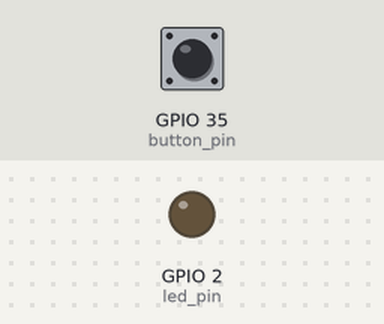
Bench run of a sketch on a simulated ESP32. Parts: output pins drawn as LEDs (lit = HIGH). The test bench sets the inputs (shaded band); at power-on: GPIO 35 (button_pin) LOW. What the sketch prints to the serial monitor is not drawn.

Above: at 1.2 s.
1.3 s: GPIO 35 (button_pin) pulled HIGH for 0.15 s
At 1.37 s:
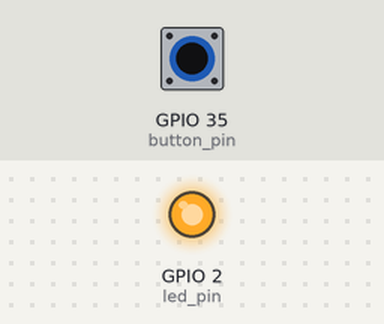
2.9 s: GPIO 35 (button_pin) pulled HIGH for 3.2 s
At 7.1 s:
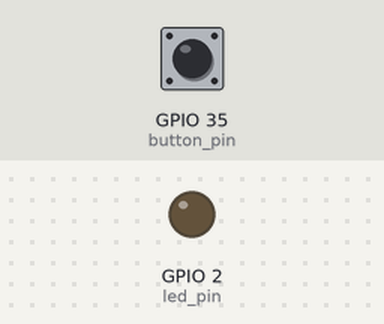
Timing chart, 0 to 8.6 s (numbered marks = the images above; inputs shaded):
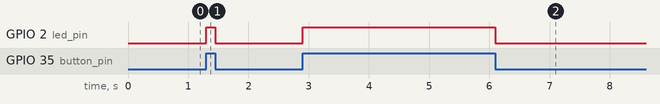

The sketch:

DigitalAnalogIO.ino
```cpp
const int button_pin = 35;
const int led_pin = 2;

void setup() {
  // put your setup code here, to run once:

  //set the mode of the pin
  pinMode(button_pin,INPUT);
  pinMode(led_pin,OUTPUT);

  //start serial communication
  Serial.begin(9600);

}//close setup

void loop() {
  // put your main code here, to run repeatedly:

  //read the voltage at the Input pin.
  int sensor_value = digitalRead(button_pin);

  //toggle led
  //when button pressed turn LED on
  if(sensor_value == HIGH)
  {
    digitalWrite(led_pin,HIGH);
  }
  else
  {
    digitalWrite(led_pin,LOW);
  }//close if else

  //display the value
  Serial.println(sensor_value);

}//close loop


/*************************************** Twilight Switch *********************************/

//int sensorPin = 36;
//int ledPin = 2;

//
//void setup(){
//  pinMode(ledPin, OUTPUT);
//  Serial.begin(9600);
//}
//
//void loop(){
//  int sensorVal = map(analogRead(sensorPin),0,4095,0,100);
//  Serial.println(sensorVal);
//
//  if(sensorVal<40){
//    digitalWrite(ledPin, HIGH);
//  }
//  else{
//    digitalWrite(ledPin,LOW);
//  }
//}
```

Measured:
- after the input at 1.3 s, GPIO 2 (led_pin): LOW → HIGH at once, → LOW 0.15 s later
- after the input at 2.9 s, GPIO 2 (led_pin): LOW → HIGH at once, → LOW 3.2 s later
